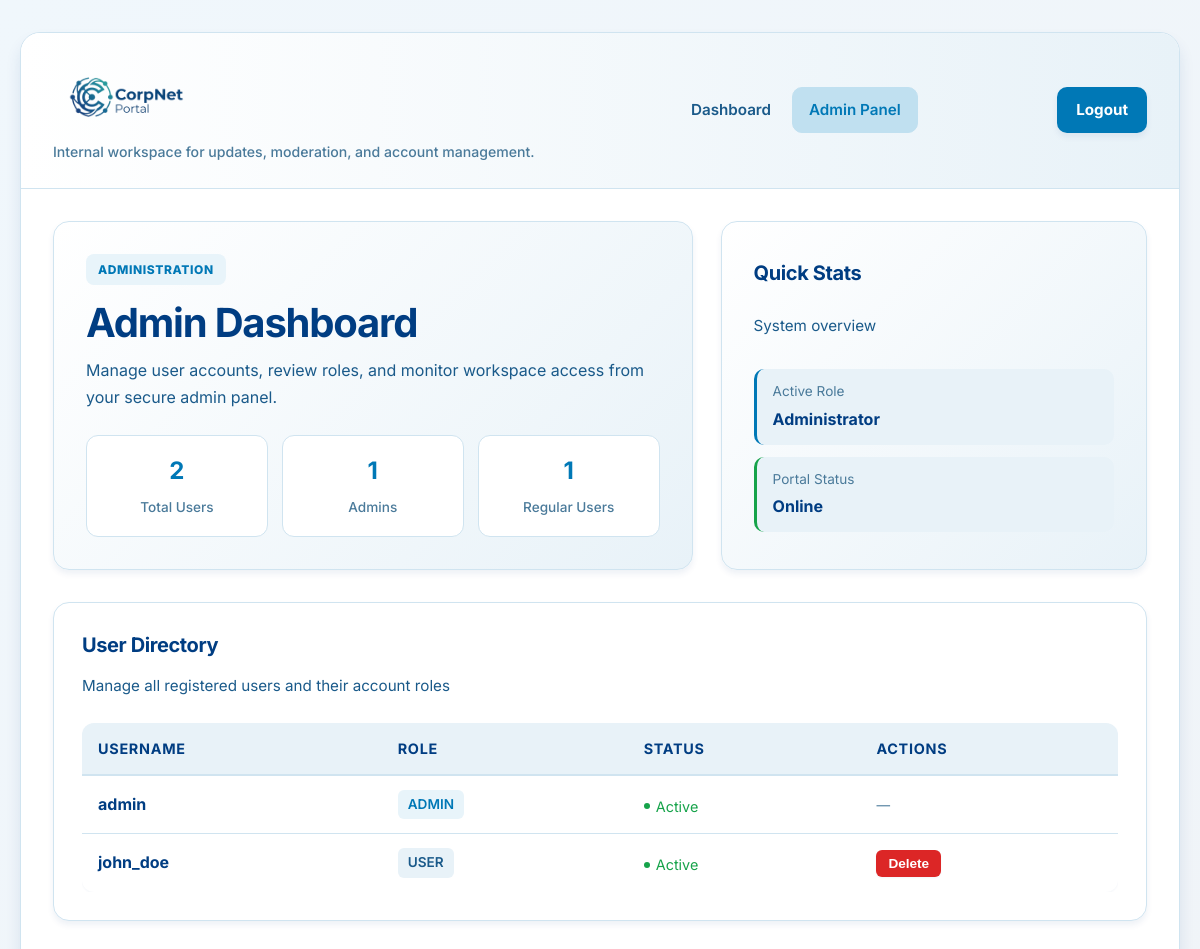
Page /admin (signed in) on the earlier database version.
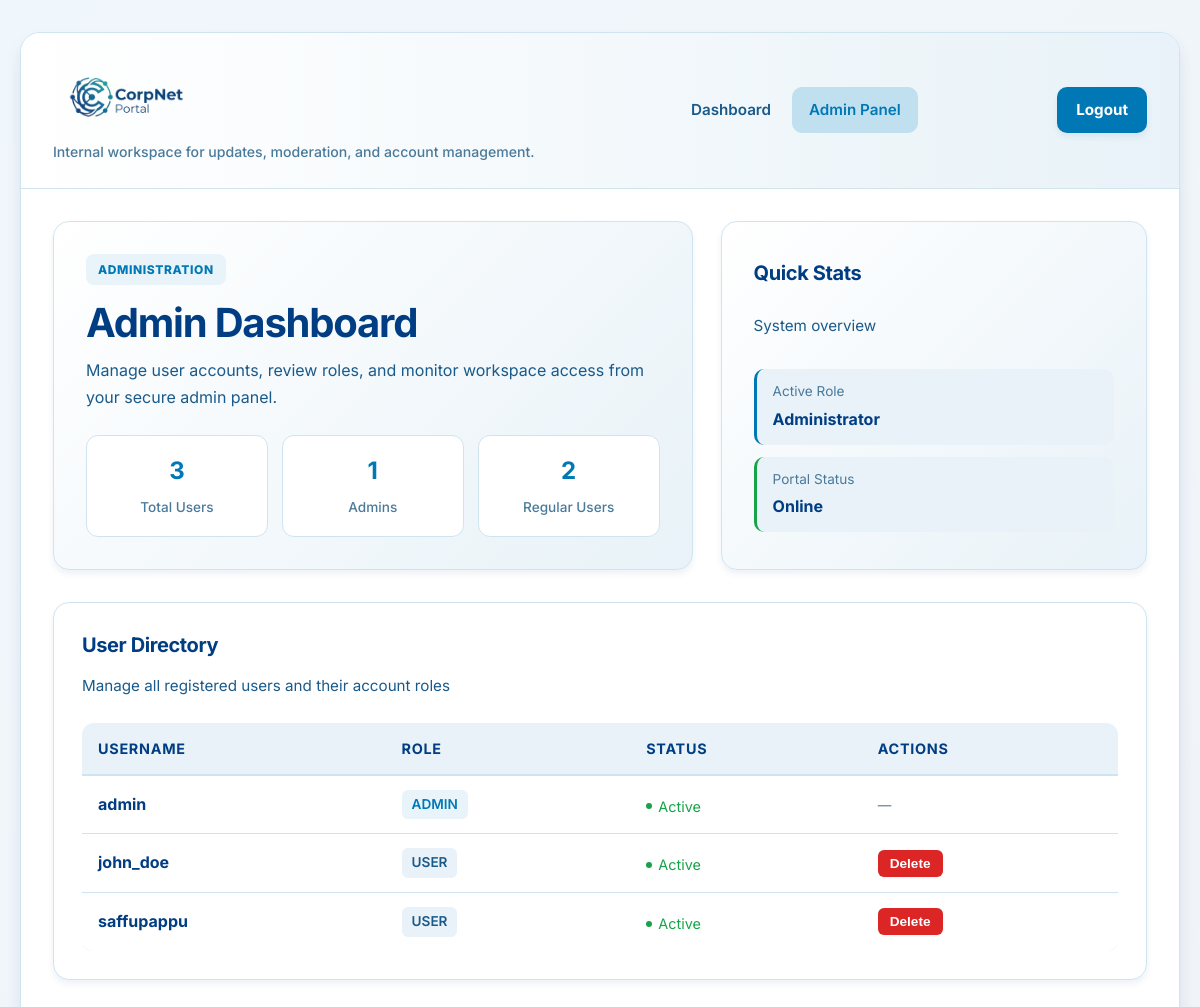
Same page on the later database version.
### tables this page shows
CREATE TABLE users
                 (id INTEGER PRIMARY KEY AUTOINCREMENT, 
                  username TEXT UNIQUE, 
                  password TEXT, 
                  role TEXT);

### app.py (the view)
@app.route('/admin')
def admin():
    if 'username' not in session:
        return redirect(LOGIN_ROUTE)
    if session.get('role') != 'admin':
        return "Access Denied: Admins Only", 403
    conn = get_db_connection()
    users = conn.execute("SELECT username, role FROM users").fetchall()
    conn.close()
    return render_template('admin.html', users=users)

### app.py (called while the page is built)
def get_db_connection():
    conn = sqlite3.connect('database.db')
    conn.row_factory = sqlite3.Row
    return conn

### templates/admin.html
{% extends 'base.html' %}
{% block content %}
    <section class="hero-layout">
        <div class="hero-panel">
            <p class="eyebrow">Administration</p>
            <h1 class="hero-title">Admin Dashboard</h1>
            <p class="hero-copy">Manage user accounts, review roles, and monitor workspace access from your secure admin panel.</p>
            <div class="stat-grid">
                <div class="stat">
                    <strong>{{ users|length }}</strong>
                    <span>Total Users</span>
                </div>
                <div class="stat">
                    <strong>{% set admin_count = users|selectattr('role', 'equalto', 'admin')|list|length %}{{ admin_count }}</strong>
                    <span>Admins</span>
                </div>
                <div class="stat">
                    <strong>{% set user_count = users|selectattr('role', 'equalto', 'user')|list|length %}{{ user_count }}</strong>
                    <span>Regular Users</span>
                </div>
            </div>
        </div>
        <div class="hero-panel compact">
            <h3>Quick Stats</h3>
            <p class="text-muted">System overview</p>
            <div style="display: grid; gap: 12px; margin-top: 16px;">
                <div style="padding: 12px 16px; background: var(--surface-alt); border-radius: 10px; border-left: 3px solid var(--primary);">
                    <p style="margin: 0; color: var(--text-tertiary); font-size: 0.85rem;">Active Role</p>
                    <p style="margin: 4px 0 0; font-weight: 700; color: var(--text);">Administrator</p>
                </div>
                <div style="padding: 12px 16px; background: var(--surface-alt); border-radius: 10px; border-left: 3px solid var(--success);">
                    <p style="margin: 0; color: var(--text-tertiary); font-size: 0.85rem;">Portal Status</p>
                    <p style="margin: 4px 0 0; font-weight: 700; color: var(--text);">Online</p>
                </div>
            </div>
        </div>
    </section>
    <section class="card">
        <div style="margin-bottom: 24px;">
            <h3 style="margin-top: 0; margin-bottom: 8px;">User Directory</h3>
            <p class="text-muted">Manage all registered users and their account roles</p>
        </div>
        {% if users %}
        <div style="overflow-x:auto;">
            <table>
                <thead>
                    <tr>
                        <th>Username</th>
                        <th>Role</th>
                        <th>Status</th>
                        <th>Actions</th>
                    </tr>
                </thead>
                <tbody>
                    {% for user in users %}
                        <tr>
                            <td>
                                <strong>{{ user['username'] }}</strong>
                            </td>
                            <td>
                                <span style="display: inline-block; padding: 4px 10px; border-radius: 6px; font-size: 0.85rem; font-weight: 600; {% if user['role'] == 'admin' %}background: var(--primary-lighter); color: var(--primary);{% else %}background: var(--surface-alt); color: var(--text-secondary);{% endif %}">
                                    {{ user['role']|upper }}
                                </span>
                            </td>
                            <td>
                                <span style="display: inline-flex; align-items: center; gap: 6px; color: var(--success); font-size: 0.9rem;">
                                    <span style="width: 6px; height: 6px; background: var(--success); border-radius: 50%;"></span>
                                    Active
                                </span>
                            </td>
                            <td>
                                {% if user['username'] != session.username %}
                                    <form method="POST" action="{{ url_for('delete_user', username=user['username']) }}" style="display:inline;" onsubmit="return confirm('Are you sure you want to delete this user? All their posts will also be deleted.');"><button type="submit" style="padding: 6px 12px; background: var(--error); color: white; border: none; border-radius: 6px; font-size: 0.85rem; font-weight: 600; cursor: pointer; transition: background 0.2s;" onmouseover="this.style.background='var(--error-dark)'" onmouseout="this.style.background='var(--error)'">Delete</button></form>
                                {% else %}
                                    <span style="color: var(--text-tertiary); font-size: 0.85rem;">—</span>
                                {% endif %}
                            </td>
                        </tr>
                    {% endfor %}
                </tbody>
            </table>
        </div>
        {% else %}
        <div class="empty-state">
            <p>No users found in the system</p>
        </div>
        {% endif %}
    </section>
{% endblock %}

### templates/base.html (shortened to what this page needs)
<!DOCTYPE html>
<html lang="en">
<head>
</head>
<body>
    <div class="page">
        <div class="container">
            <header class="shell-header">
                <div>
                    <p class="brand"><img src="{{ url_for('static', filename='Logo.png') }}" alt="CorpNet Logo"></p>
                    <p class="subtitle">Internal workspace for updates, moderation, and account management.</p>
                </div>
                {% if session.get('username') %}
                    <nav class="shell-nav" aria-label="Primary">
                        <a href="/dashboard" class="{% if request.path == '/dashboard' %}active{% endif %}">Dashboard</a>
                        {% if session.get('role') == 'admin' %}
                            <a href="/admin" class="{% if request.path == '/admin' %}active{% endif %}">Admin Panel</a>
                        {% endif %}
                    </nav>
                    <div class="shell-actions">
                        <a href="/logout" class="logout-link">Logout</a>
                    </div>
                {% endif %}
            </header>
            <main class="content">
                {% block content %}{% endblock %}
            </main>
        </div>
    </div>
</body>
</html>

Differences in the rows shown:
added users: username "saffupappu", role "USER"
Other differences:
{{ users|length }}: "2" → "3"
{{ user_count }}: "1" → "2"
